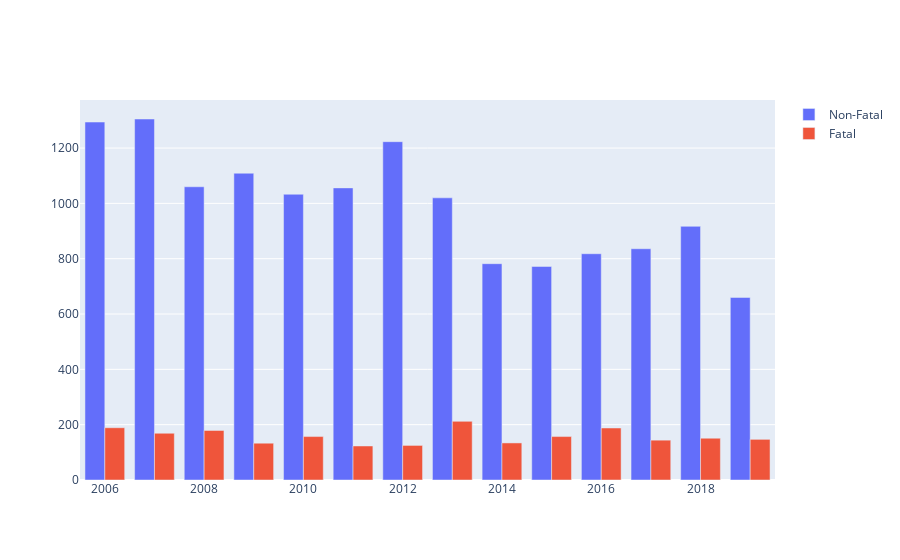

The notebook cell saved with this chart:
### Code cell
fig = go.Figure(data=[
    go.Bar(name='Non-Fatal', x= year, y= df_clean[df_clean['ACCLASS']== 'Non-Fatal Injury'].groupby('year')['Index_'].nunique()),
    go.Bar(name='Fatal', x=year , y= df_clean[df_clean['ACCLASS']== 'Fatal'].groupby('year')['Index_'].nunique())])
# Change the bar mode
fig.update_layout(barmode='group')
fig.show()

### Figure 1 — Plotly figure (JSON) as saved in the notebook; plotly's stock layout.template omitted (floating-point values rounded to 4 significant figures)
{"data": [{"name": "Non-Fatal", "type": "bar", "x": [2006, 2007, 2008, 2009, 2010, 2011, 2012, 2013, 2014, 2015, 2016, 2017, 2018, 2019], "y": [1294, 1305, 1060, 1109, 1033, 1056, 1223, 1020, 782, 772, 818, 836, 917, 660]}, {"name": "Fatal", "type": "bar", "x": [2006, 2007, 2008, 2009, 2010, 2011, 2012, 2013, 2014, 2015, 2016, 2017, 2018, 2019], "y": [189, 169, 179, 133, 157, 123, 125, 212, 134, 157, 188, 144, 151, 147]}], "layout": {"barmode": "group"}}
